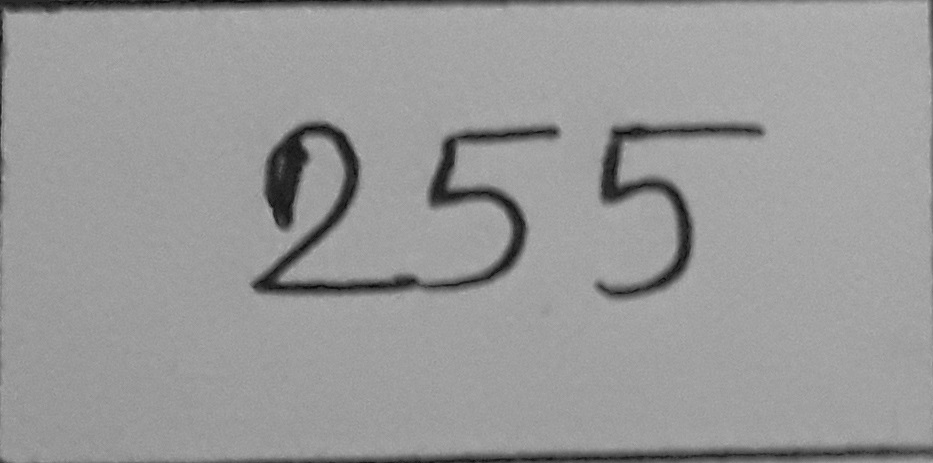
#> input picture learn-opencv/contour-preprocessing/13.png, 933 x 463 px
$ python word-segmentation.py
#> lines starting #> are read from the running program, lines starting #| are printed output that depends on the picture; after the words box and inside, x2 and y2 are one past the last pixel; in counts of white or black regions, pixels touching at a corner belong together
import cv2
import numpy as np
# Params
maxArea = 150
minArea = 10
# Read image
I = cv2.imread('13.png')
#> I is the input picture: shape (463, 933, 3); min 5, max 187, mean 152.9
# Convert to gray
Igray = cv2.cvtColor(I,cv2.COLOR_RGB2GRAY)
# Threshold
ret, Ithresh = cv2.threshold(Igray,0,255,cv2.THRESH_BINARY_INV+cv2.THRESH_OTSU)
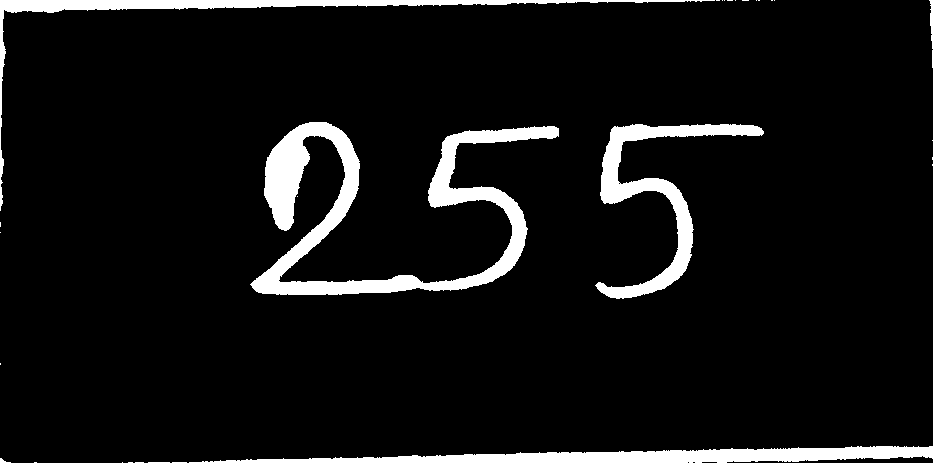
#> Ithresh: shape (463, 933); 7.3% white; 30 white regions (23 under 20 px), largest, box (x1, y1, x2, y2) and area: (250, 122, 559, 295) 13661, (189, 446, 933, 463) 6722, (595, 124, 764, 299) 5880
#> ret = 114
# Keep only small components but not to small
comp = cv2.connectedComponentsWithStats(Ithresh)
labels = comp[1]
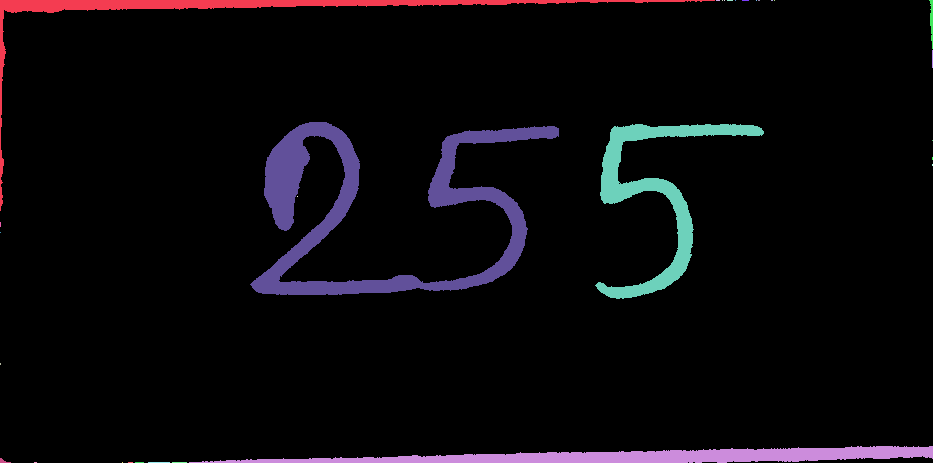
#> labels: shape (463, 933) int32; 31 distinct labels, from 0 to 30; one colour per label, 0 black
labelStats = comp[2]
#> labelStats = 31 rows, first 6: [0, 0, 933, 463, 400538], [0, 0, 715, 211, 4929], [716, 0, 4, 1, 4], [722, 0, 1, 1, 1], [724, 0, 1, 1, 1], [727, 0, 6, 1, 6]
labelAreas = labelStats[:,4]
#> labelAreas = 31 values, max 400538 at index 0, min 1 at index 3, mean 13934.8
for compLabel in range(1,comp[0],1):
    if labelAreas[compLabel] > maxArea or labelAreas[compLabel] < minArea:
        labels[labels==compLabel] = 0
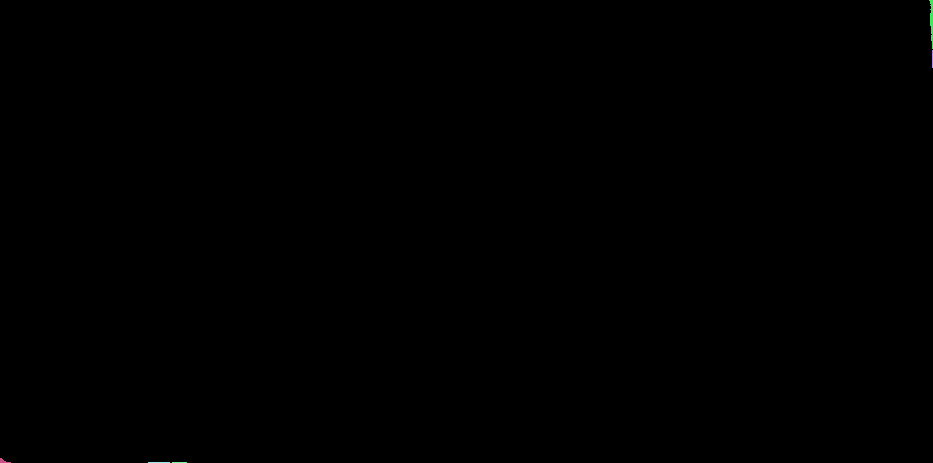
#> labels: shape (463, 933) int32; 6 distinct labels, from 0 to 30; one colour per label, 0 black
labels[labels>0] =  1
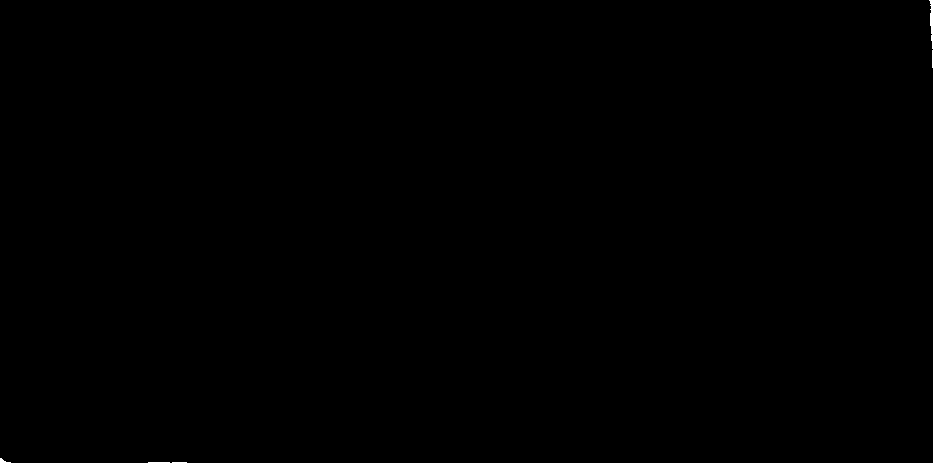
#> labels: shape (463, 933) int32; values 0 (black) and 1 (white), 0.04% white; 5 white regions (2 under 20 px), largest, box (x1, y1, x2, y2) and area: (929, 0, 933, 49) 109, (0, 458, 11, 463) 26, (148, 462, 170, 463) 22
# Do dilation
se = cv2.getStructuringElement(cv2.MORPH_ELLIPSE,(25,25))
IdilateText = cv2.morphologyEx(labels.astype(np.uint8),cv2.MORPH_DILATE,se)
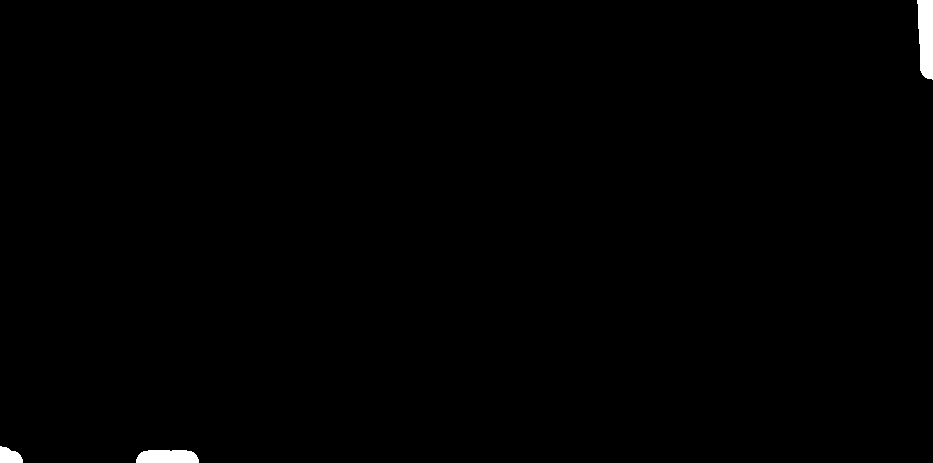
#> IdilateText: shape (463, 933); values 0 (black) and 1 (white), 0.49% white; 3 white regions, box (x1, y1, x2, y2) and area: (917, 0, 933, 80) 1080, (136, 450, 199, 463) 743, (0, 446, 23, 463) 290
# Find connected component again
comp = cv2.connectedComponentsWithStats(IdilateText)
# Draw a rectangle around the text
labels = comp[1]
#> labels: shape (463, 933) int32; 4 distinct labels, from 0 to 3
labelStats = comp[2]
#> labelStats = [[0, 0, 933, 463, 429866], [917, 0, 16, 80, 1080], [0, 446, 23, 17, 290], [136, 450, 63, 13, 743]]
#labelAreas = labelStats[:,4]
for compLabel in range(1,comp[0],1):
    cv2.rectangle(I,(labelStats[compLabel,0],labelStats[compLabel,1]),(labelStats[compLabel,0]+labelStats[compLabel,2],labelStats[compLabel,1]+labelStats[compLabel,3]),(0,0,255),2)
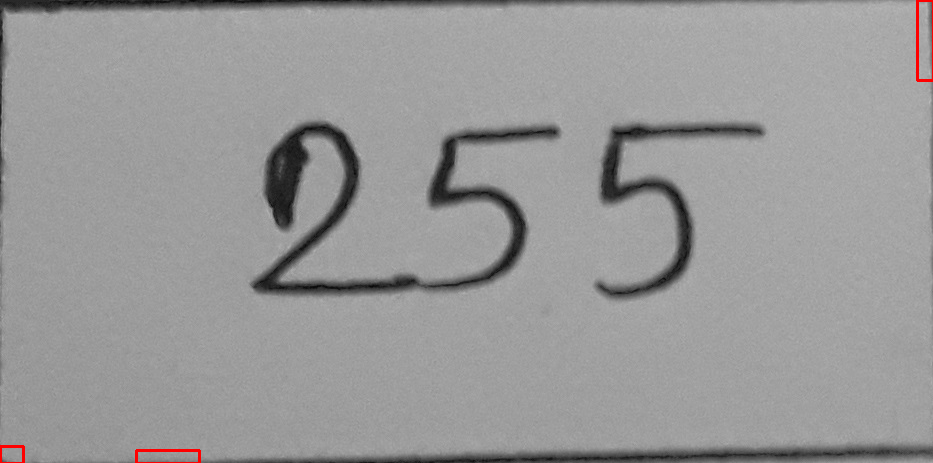
#> I: shape (463, 933, 3); 0.2% of pixels changed, all inside (x1, y1, x2, y2) = (0, 0, 933, 463)
cv2.imshow("img",I)

$ run again, with learn-opencv/contour-preprocessing/10.png copied over learn-opencv/contour-preprocessing/13.png
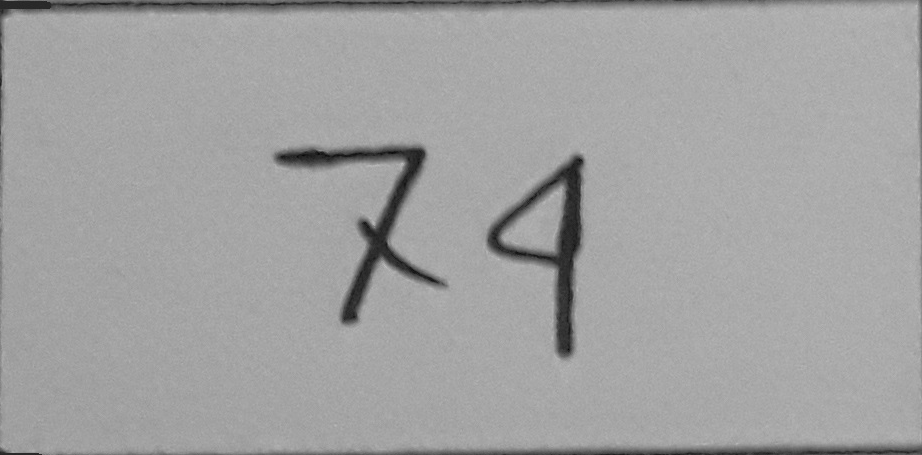
#> input picture learn-opencv/contour-preprocessing/10.png, 922 x 455 px
#> I is the input picture: shape (455, 922, 3); min 6, max 194, mean 161.6
#> `ret, Ithresh = cv2.threshold(Igray,0,255,cv2.THRESH_BINARY_INV+cv2.THR..`:
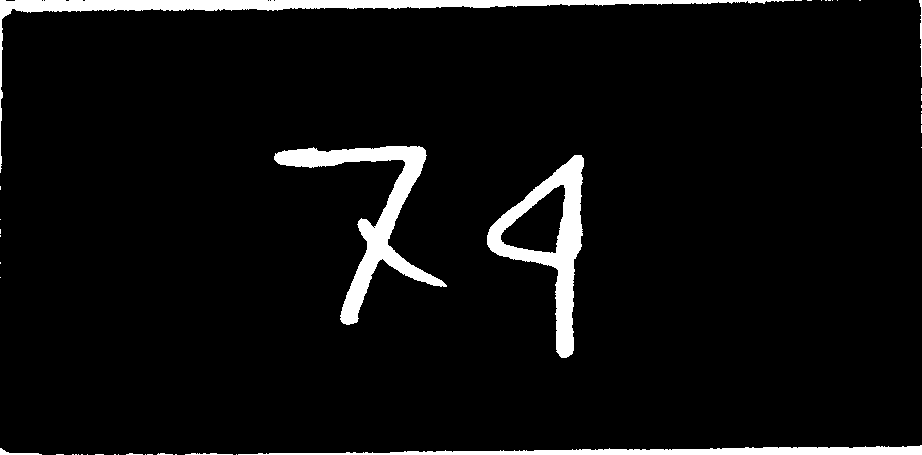
#> Ithresh: shape (455, 922); 5.3% white; 43 white regions (34 under 20 px), largest, box (x1, y1, x2, y2) and area: (274, 146, 447, 325) 6261, (0, 0, 794, 173) 6231, (487, 155, 584, 358) 5813
#> ret = 121
#> `labelStats = comp[2]`: labelStats = 44 rows, first 6: [0, 0, 922, 455, 397267], [0, 0, 794, 173, 6231], [795, 0, 7, 1, 7], [807, 0, 5, 1, 5], [821, 0, 1, 1, 1], [825, 0, 2, 1, 2]
#> labelAreas = 44 values, max 397267 at index 0, min 1 at index 4, mean 9534.3
#> IdilateText: shape (455, 922); values 0 (black) and 1 (white), 0.94% white; 4 white regions, box (x1, y1, x2, y2) and area: (114, 441, 245, 455) 1631, (907, 0, 922, 89) 1182, (0, 436, 54, 455) 746, (909, 102, 922, 136) 368
#> `labelStats = comp[2]`: labelStats = [[0, 0, 922, 455, 415583], [907, 0, 15, 89, 1182], [909, 102, 13, 34, 368], [0, 436, 54, 19, 746], [114, 441, 131, 14, 1631]]
#> after the loop `for compLabel in range(1,comp[0],1):`:
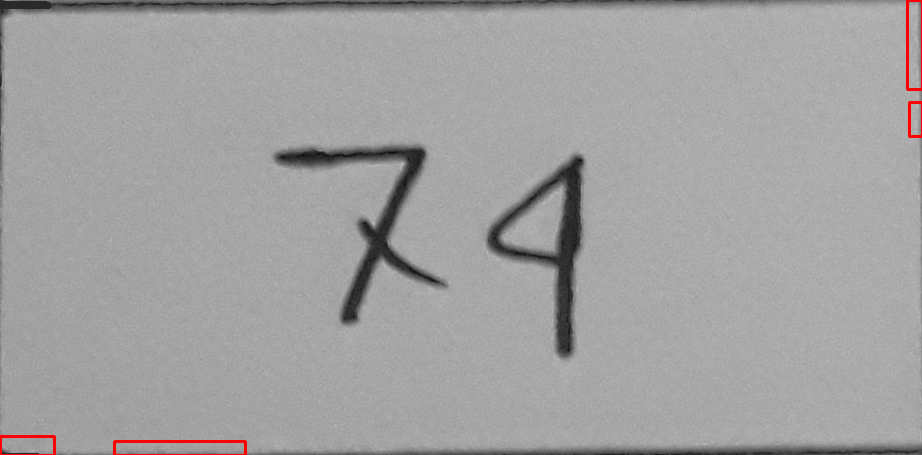
#> I: shape (455, 922, 3); 0.37% of pixels changed, all inside (x1, y1, x2, y2) = (0, 0, 922, 455)

$ run again, with learn-opencv/contour-preprocessing/12.png copied over learn-opencv/contour-preprocessing/13.png
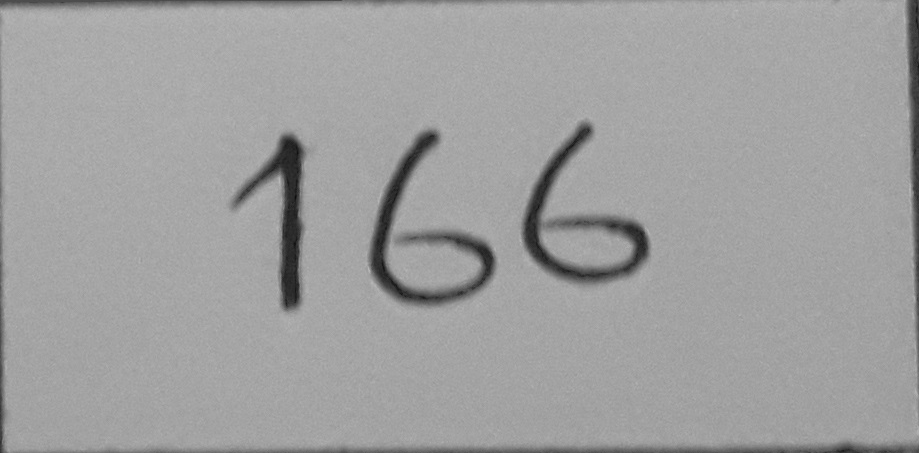
#> input picture learn-opencv/contour-preprocessing/12.png, 919 x 453 px
#> I is the input picture: shape (453, 919, 3); min 11, max 187, mean 159.6
#> `ret, Ithresh = cv2.threshold(Igray,0,255,cv2.THRESH_BINARY_INV+cv2.THR..`:
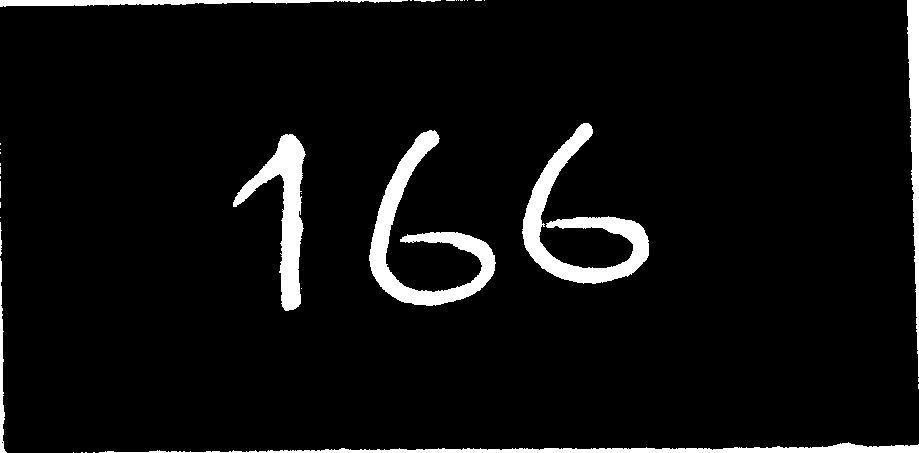
#> Ithresh: shape (453, 919); 5.7% white; 35 white regions (26 under 20 px), largest, box (x1, y1, x2, y2) and area: (369, 130, 496, 306) 5652, (522, 123, 649, 284) 5544, (233, 134, 306, 311) 4166
#> ret = 122
#> `labelStats = comp[2]`: labelStats = 36 rows, first 6: [0, 0, 919, 453, 392770], [0, 0, 408, 7, 1586], [410, 0, 2, 1, 2], [414, 0, 27, 2, 36], [446, 0, 9, 1, 9], [456, 0, 1, 1, 1]
#> labelAreas = 36 values, max 392770 at index 0, min 1 at index 5, mean 11564.1
#> IdilateText: shape (453, 919); values 0 (black) and 1 (white), 0.42% white; 2 white regions, box (x1, y1, x2, y2) and area: (0, 169, 14, 268) 1166, (402, 0, 453, 14) 598
#> `labelStats = comp[2]`: labelStats = [[0, 0, 919, 453, 414543], [402, 0, 51, 14, 598], [0, 169, 14, 99, 1166]]
#> after the loop `for compLabel in range(1,comp[0],1):`:
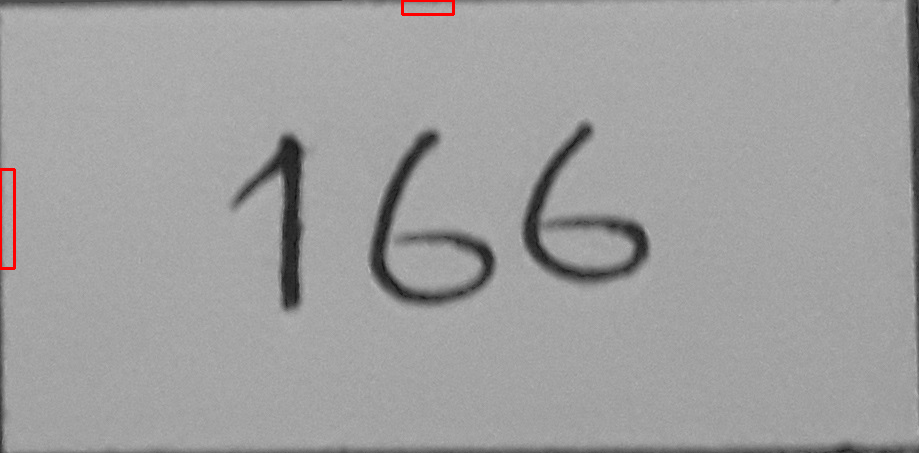
#> I: shape (453, 919, 3); 0.22% of pixels changed, all inside (x1, y1, x2, y2) = (0, 0, 455, 270)

$ run again, with learn-opencv/contour-preprocessing/15.png copied over learn-opencv/contour-preprocessing/13.png
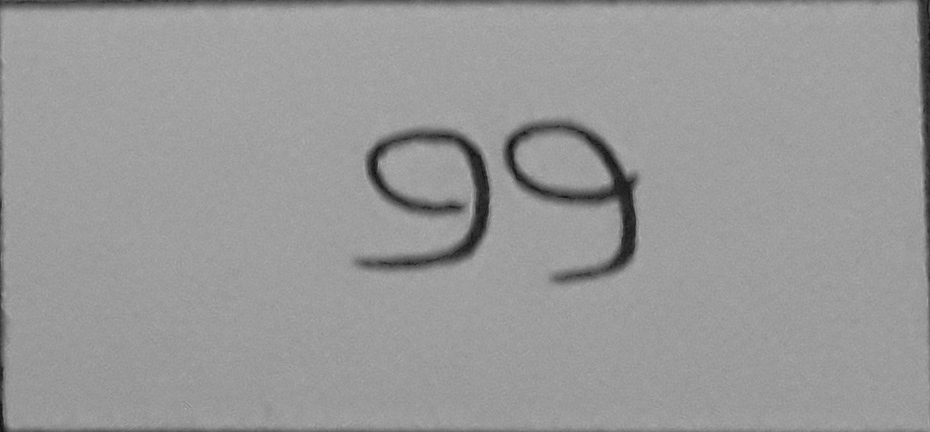
#> input picture learn-opencv/contour-preprocessing/15.png, 930 x 432 px
#> I is the input picture: shape (432, 930, 3); min 14, max 178, mean 152.9
#> `ret, Ithresh = cv2.threshold(Igray,0,255,cv2.THRESH_BINARY_INV+cv2.THR..`:
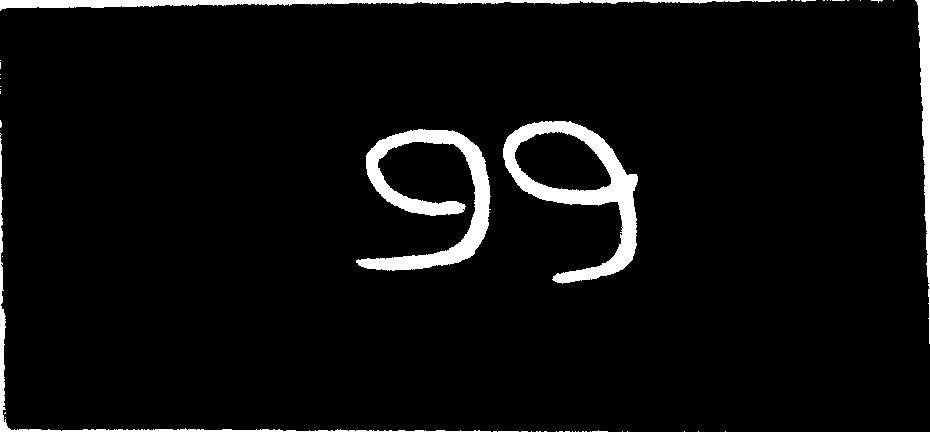
#> Ithresh: shape (432, 930); 4.9% white; 50 white regions (44 under 20 px), largest, box (x1, y1, x2, y2) and area: (356, 129, 491, 271) 6125, (503, 121, 638, 284) 6103, (0, 0, 787, 11) 3309, (915, 0, 930, 344) 2107, (0, 138, 491, 432) 1941, (498, 431, 519, 432) 21
#> ret = 118
#> `labelStats = comp[2]`: labelStats = 51 rows, first 6: [0, 0, 930, 432, 381996], [0, 0, 787, 11, 3309], [791, 0, 2, 1, 2], [795, 0, 5, 1, 5], [801, 0, 15, 2, 19], [823, 0, 2, 1, 2]
#> labelAreas = 51 values, max 381996 at index 0, min 1 at index 6, mean 7877.6
#> IdilateText: shape (432, 930); values 0 (black) and 1 (white), 0.63% white; 5 white regions, box (x1, y1, x2, y2) and area: (789, 0, 857, 14) 795, (486, 419, 531, 432) 511, (580, 418, 620, 432) 447, (859, 0, 895, 15) 411, (0, 108, 14, 140) 355
#> `labelStats = comp[2]`: labelStats = [[0, 0, 930, 432, 399241], [789, 0, 68, 14, 795], [859, 0, 36, 15, 411], [0, 108, 14, 32, 355], [486, 419, 45, 13, 511], [580, 418, 40, 14, 447]]
#> after the loop `for compLabel in range(1,comp[0],1):`:
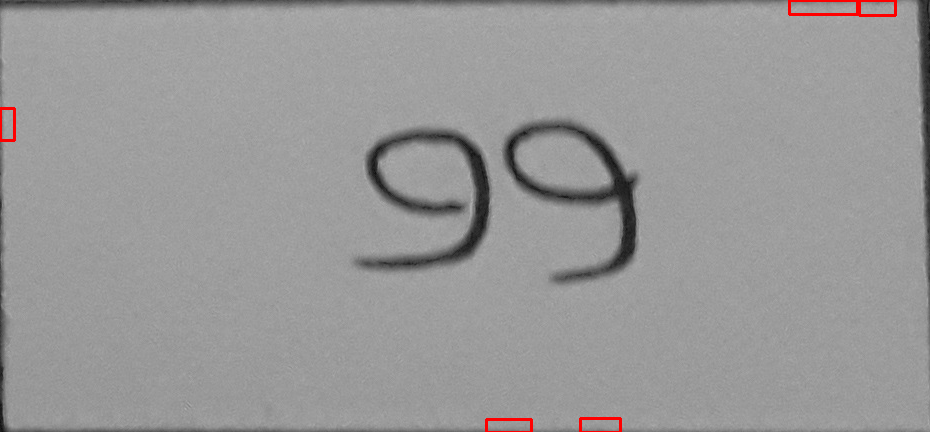
#> I: shape (432, 930, 3); 0.35% of pixels changed, all inside (x1, y1, x2, y2) = (0, 0, 897, 432)
